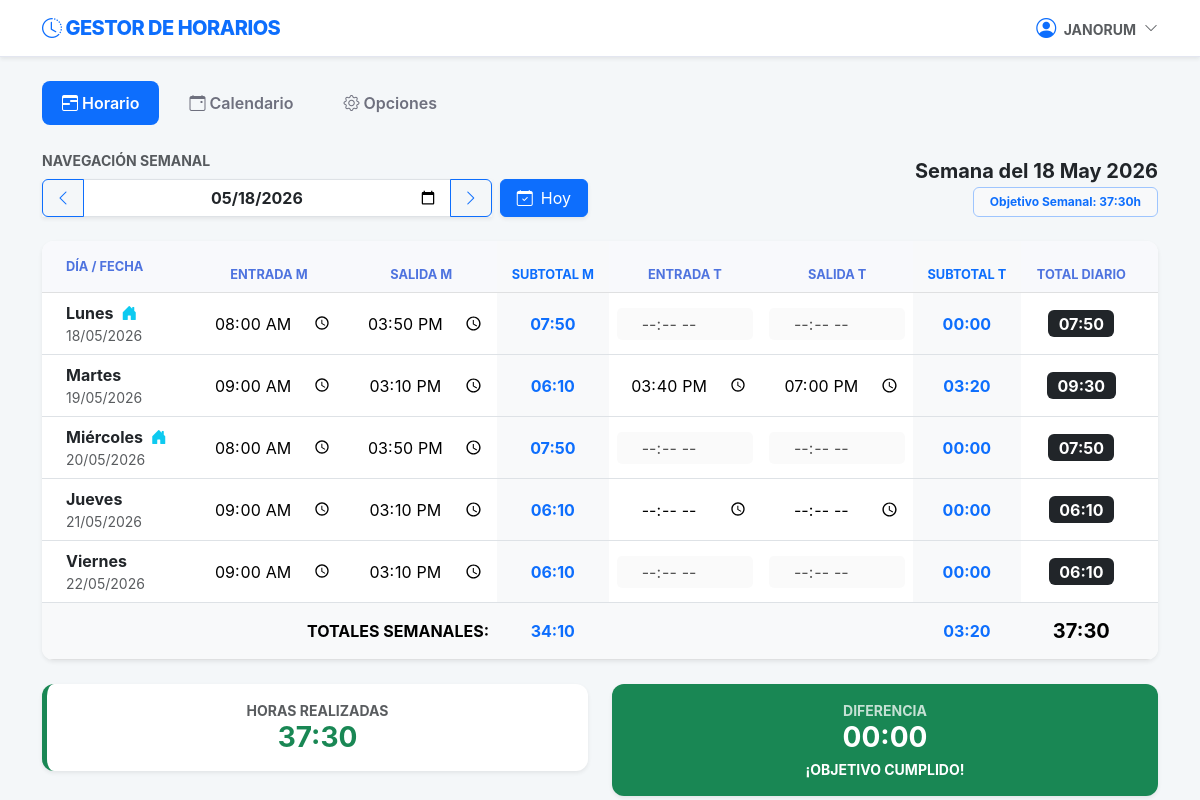
Page /horario/?fecha=2026-05-18 (signed in) on the committed database.
### apps/horario/models.py (models this page shows, shortened)
class RegistroDiario(models.Model):
    usuario = models.ForeignKey(User, on_delete=models.CASCADE, related_name='registros_diarios')
    fecha = models.DateField()
    m_in = models.TimeField(null=True, blank=True)
    m_out = models.TimeField(null=True, blank=True)
    t_in = models.TimeField(null=True, blank=True)
    t_out = models.TimeField(null=True, blank=True)
    categoria = models.CharField(max_length=50, null=True, blank=True)
    es_teletrabajo = models.BooleanField(default=False)
    es_periodo_especial = models.BooleanField(default=False)
    horas_m = models.FloatField(default=0.0)
    horas_t = models.FloatField(default=0.0)
    class Meta:
        ordering = ['-fecha']
        unique_together = ['usuario', 'fecha']

### apps/horario/views.py (the view)
# urls.py: path('', HorarioSemanalView.as_view(), name='ver_horario'),
class HorarioSemanalView(LoginRequiredMixin, View):
    template_name = 'horario/horario.html'
    def get(self, request, *args, **kwargs):
        fecha_str = request.GET.get('fecha')
        fecha_ref = datetime.strptime(fecha_str, '%Y-%m-%d').date() if fecha_str else date.today()
        datos_semana = HorarioService.obtener_datos_semana(fecha_ref, usuario=request.user)
        lunes = datos_semana['lunes']
        fecha_anterior = lunes - timedelta(days=7)
        fecha_posterior = lunes + timedelta(days=7)
        festivos_oficiales = holidays.CountryHoliday('ES', prov='GA', years=fecha_ref.year)
        total_semanal_decimal = 0.0
        for dia in datos_semana.get('dias', []):
            fecha_dia = dia['fecha']
            reg = dia['reg']
            dia_semana_num = str(fecha_dia.isoweekday())
            evento_calendario = EventoCalendario.objects.filter(usuario=request.user, fecha=fecha_dia).first()
            festivo_recurrente = FestivoEspecial.objects.filter(usuario=request.user, dia=fecha_dia.day, mes=fecha_dia.month).first()
            nombre_oficial = festivos_oficiales.get(fecha_dia)
            if nombre_oficial or evento_calendario or festivo_recurrente:
                config = HorarioService.obtener_config_por_fecha(request.user, fecha_dia)
                horas_festivo = getattr(config, 'horas_festivo', 7.5)
                horas_str = HorarioService.decimal_a_hhmm(horas_festivo)
                dia['es_festivo'] = True
                if evento_calendario:
                    dia['tipo_evento'] = evento_calendario.get_tipo_display()
                    dia['descripcion_evento'] = evento_calendario.descripcion or "Evento registrado en calendario"
                elif festivo_recurrente:
                    dia['tipo_evento'] = festivo_recurrente.nombre
                    dia['descripcion_evento'] = "Festivo recurrente configurado"
                else:
                    dia['tipo_evento'] = CalendarioService.traducir_festivo(nombre_oficial)
                    dia['descripcion_evento'] = "Festivo oficial"
                dia['total_m_str'], dia['total_t_str'], dia['total_dia_str'] = horas_str, "00:00", horas_str
                dia['alertas'], dia['incumple'], dia['tiene_tarde'] = [], False, False
            else:
                dia['es_festivo'] = False
                config = HorarioService.obtener_config_por_fecha(request.user, fecha_dia)
                raw_dias = getattr(config, 'dias_obligatorios_tarde', "")
                lista_tardes = [d.strip() for d in str(raw_dias).split(',') if d.strip()]
                dia['tiene_tarde'] = dia_semana_num in lista_tardes
                if not (reg.m_in or reg.m_out or reg.t_in or reg.t_out):
                    defaults = self._obtener_defaults(request.user, config, int(dia_semana_num))
                    if defaults:
                        reg.m_in, reg.m_out = defaults.m_in, defaults.m_out
                        reg.t_in, reg.t_out = defaults.t_in, defaults.t_out
                h_m, h_t = HorarioService.calcular_horas_reales(reg, config, fecha_dia)
                dia['alertas'], dia['incumple'] = HorarioService.validar_registro(reg, config)
                dia['total_m_str'] = HorarioService.decimal_a_hhmm(h_m)
                dia['total_t_str'] = HorarioService.decimal_a_hhmm(h_t)
                dia['total_dia_str'] = HorarioService.decimal_a_hhmm(h_m + h_t)
                dia['config_nombre'] = config.nombre if isinstance(config, HorarioEspecial) else "Horario Base"
            total_semanal_decimal += HorarioService.hhmm_a_decimal(dia['total_dia_str'])
        objetivo = HorarioService.obtener_objetivo_semanal(request.user)
        datos_semana['totales_semanales']['total'] = HorarioService.decimal_a_hhmm(total_semanal_decimal)
        datos_semana['faltan_str'] = HorarioService.decimal_a_hhmm(max(0, objetivo - total_semanal_decimal))
        datos_semana['cumple'] = total_semanal_decimal >= objetivo
        context = {
            **datos_semana,
            'fecha_ref': fecha_ref,
            'fecha_hoy': date.today(),
            'fecha_anterior': fecha_anterior.strftime('%Y-%m-%d'),
            'fecha_posterior': fecha_posterior.strftime('%Y-%m-%d'),
            'config': ConfiguracionHorario.objects.get_or_create(usuario=request.user)[0],
        }
        return render(request, self.template_name, context)
    def _obtener_defaults(self, usuario, config, dia_sem):
        if isinstance(config, HorarioEspecial):
            return DiaHorarioEspecial.objects.filter(periodo=config, dia_semana=dia_sem).first()
        return HorarioDefecto.objects.filter(usuario=usuario, dia_semana=dia_sem).first()

### apps/horario/templates/horario/horario.html (shortened to what this page needs)
{% extends "base.html" %}
{% block content %}
<div class="row mb-4 align-items-end">
    <div class="col-md-6">
        <label class="form-label small fw-bold text-muted text-uppercase">Navegación Semanal</label>
        <form id="form-fecha" method="GET" class="d-flex gap-2">
            <div class="input-group shadow-sm">
                <a href="?fecha={{ fecha_anterior }}" class="btn btn-outline-primary d-flex align-items-center" title="Semana anterior">
                    <i class="bi bi-chevron-left"></i>
                </a>
                <input type="date" name="fecha" id="input-fecha" class="form-control text-center fw-bold"
                       value="{{ fecha_ref|date:'Y-m-d' }}" onchange="this.form.submit()">
                <a href="?fecha={{ fecha_posterior }}" class="btn btn-outline-primary d-flex align-items-center" title="Semana siguiente">
                    <i class="bi bi-chevron-right"></i>
                </a>
            </div>
            <a href="?fecha={{ fecha_hoy|date:'Y-m-d' }}" class="btn btn-primary shadow-sm d-flex align-items-center px-3" title="Ir a hoy">
                <i class="bi bi-calendar-check me-2"></i> Hoy
            </a>
        </form>
    </div>
    <div class="col-md-6 text-end">
        <h5 class="fw-bold text-dark mb-1">Semana del {{ lunes|date:"d M Y" }}</h5>
        <span class="badge bg-light text-primary border border-primary-subtle px-3 py-2">
            Objetivo Semanal: <span id="val-objetivo" class="fw-bold">{{ obj_sem_str }}</span>h
        </span>
    </div>
</div>
<div class="row">
    <div class="col-12">
        <div class="card shadow-sm border-0 overflow-hidden">
            <div class="table-responsive">
                <table class="table mb-0 align-middle text-center" id="tabla-horarios">
                    <thead class="table-light">
                        <tr>
                            <th class="text-start ps-4 py-3">Día / Fecha</th>
                            <th>Entrada M</th><th>Salida M</th>
                            <th class="bg-light text-primary">Subtotal M</th>
                            <th>Entrada T</th><th>Salida T</th>
                            <th class="bg-light text-primary">Subtotal T</th>
                            <th class="pe-4">Total Diario</th>
                        </tr>
                    </thead>
                    <tbody>
                        {% for item in dias %}
                        <tr class="row-dia {% if item.es_festivo %}fila-festivo{% endif %}"
                            data-fecha="{{ item.fecha|date:'Y-m-d' }}"
                            data-nombre="{{ item.nombre }}"
                            data-festivo="{{ item.es_festivo|yesno:'true,false' }}"
                            data-teletrabajo="{{ item.es_teletrabajo|yesno:'true,false' }}"
                            data-tiene-tarde="{{ item.tiene_tarde|yesno:'true,false' }}">
                            <td class="text-start ps-4">
                                <div class="fw-bold text-dark">{{ item.nombre }}
                                    {% if item.es_teletrabajo %}<i class="bi bi-house-door-fill text-info ms-1" title="Teletrabajo"></i>{% endif %}
                                </div>
                                <div class="small text-muted">{{ item.fecha|date:"d/m/Y" }}</div>
                            </td>
                            {% if item.es_festivo %}
                                <td colspan="2" class="text-center">
                                    <div class="d-flex flex-column align-items-center justify-content-center">
                                        <span class="badge bg-danger bg-opacity-10 text-danger border border-danger border-opacity-25 px-3 py-1 fw-bold">
                                            {{ item.tipo_evento|upper }}
                                        </span>
                                        {% if item.descripcion_evento %}
                                            <small class="text-muted mt-1 fst-italic" style="font-size: 0.75rem;">
                                                {{ item.descripcion_evento }}
                                            </small>
                                        {% endif %}
                                    </div>
                                </td>
                                <td class="bg-light fw-bold text-primary celda-valor-festivo">{{ item.total_m_str }}</td>
                                <td colspan="2" class="text-muted small">-</td>
                                <td class="bg-light fw-bold text-primary">00:00</td>
                            {% else %}
                                <td><input type="time" name="m_in" class="time-input input-val w-100 text-center border-0 bg-transparent" value="{{ item.reg.m_in|time:'H:i' }}"></td>
                                <td><input type="time" name="m_out" class="time-input input-val w-100 text-center border-0 bg-transparent" value="{{ item.reg.m_out|time:'H:i' }}"></td>
                                <td class="bg-light fw-bold text-primary subtotal-m-celda">00:00</td>
                                <td>
                                    <input type="time" name="t_in" class="time-input input-val w-100 text-center border-0 {% if not item.tiene_tarde %}input-disabled{% else %}bg-transparent{% endif %}"
                                           value="{{ item.reg.t_in|time:'H:i' }}" {% if not item.tiene_tarde %}disabled{% endif %}>
                                </td>
                                <td>
                                    <input type="time" name="t_out" class="time-input input-val w-100 text-center border-0 {% if not item.tiene_tarde %}input-disabled{% else %}bg-transparent{% endif %}"
                                           value="{{ item.reg.t_out|time:'H:i' }}" {% if not item.tiene_tarde %}disabled{% endif %}>
                                </td>
                                <td class="bg-light fw-bold text-primary subtotal-t-celda">00:00</td>
                            {% endif %}
                            <td class="pe-4">
                                <span class="badge bg-dark fs-6 total-dia-celda">00:00</span>
                            </td>
                        </tr>
                        {% endfor %}
                    </tbody>
                    <tfoot class="table-light border-top">
                        <tr class="fw-bold text-dark">
                            <td colspan="3" class="text-end py-3">TOTALES SEMANALES:</td>
                            <td class="text-primary" id="footer-total-m">00:00</td>
                            <td colspan="2"></td>
                            <td class="text-primary" id="footer-total-t">00:00</td>
                            <td class="pe-4 fs-5" id="footer-total-gen">00:00</td>
                        </tr>
                    </tfoot>
                </table>
            </div>
        </div>
        <div class="row mt-4">
            <div class="col-md-6">
                <div class="card p-3 border-start border-success border-5 shadow-sm text-center">
                    <small class="text-muted text-uppercase fw-bold">Horas Realizadas</small>
                    <div class="h3 fw-bold mb-0 text-success" id="kpi-realizado">00:00</div>
                </div>
            </div>
            <div class="col-md-6">
                <div id="kpi-status-card" class="card p-3 shadow-sm border-0 text-center h-100 d-flex flex-column justify-content-center transition-all">
                    <small id="kpi-label-dif" class="text-uppercase fw-bold opacity-75">Diferencia</small>
                    <div class="h3 fw-bold mb-0" id="kpi-diferencia">00:00</div>
                    <div class="small fw-bold text-uppercase mt-1" id="kpi-status-text">HORAS PENDIENTES</div>
                </div>
            </div>
        </div>
    </div>
</div>
{% endblock %}

### templates/base.html (shortened to what this page needs)
<!DOCTYPE html>
<html lang="es">
<head>
    <link href="https://cdn.jsdelivr.net/npm/bootstrap@5.3.0/dist/css/bootstrap.min.css" rel="stylesheet">
    <link rel="stylesheet" href="https://cdn.jsdelivr.net/npm/bootstrap-icons@1.11.0/font/bootstrap-icons.css">
</head>
<body>
<nav class="navbar navbar-expand-lg navbar-light mb-4 shadow-sm">
    <div class="container">
        <a class="navbar-brand" href="{% if user.is_authenticated %}{% url 'horario:ver_horario' %}{% else %}{% url 'login' %}{% endif %}">
            <i class="bi bi-clock-history"></i> GESTOR DE HORARIOS
        </a>
        <div class="ms-auto d-flex align-items-center">
            {% if user.is_authenticated %}
                <div class="dropdown user-dropdown">
                    <a class="dropdown-toggle d-flex align-items-center text-muted" id="userMenu" data-bs-toggle="dropdown" aria-expanded="false">
                        <span class="small fw-bold text-uppercase me-2">
                            <i class="bi bi-person-circle text-primary fs-5 me-1"></i> {{ user.username }}
                        </span>
                        <i class="bi bi-chevron-down small"></i>
                    </a>
                </div>
            {% else %}
                <a href="{% url 'login' %}" class="btn btn-sm btn-primary fw-bold px-4">ENTRAR</a>
            {% endif %}
        </div>
    </div>
</nav>
<div class="container">
    {% if user.is_authenticated %}
    <ul class="nav nav-tabs mb-4" id="mainTabs">
        <li class="nav-item">
            <a class="nav-link {% if request.resolver_match.app_name == 'horario' %}active{% endif %}"
               href="{% url 'horario:ver_horario' %}">
               <i class="bi bi-calendar3-range"></i> Horario
            </a>
        </li>
        <li class="nav-item">
            <a class="nav-link {% if request.resolver_match.app_name == 'calendario' %}active{% endif %}"
               href="{% url 'calendario:ver_calendario' %}">
               <i class="bi bi-calendar-event"></i> Calendario
            </a>
        </li>
        <li class="nav-item">
            <a class="nav-link {% if request.resolver_match.app_name == 'opciones' and request.resolver_match.url_name != 'perfil' %}active{% endif %}"
               href="{% url 'opciones:main' %}">
                <i class="bi bi-gear"></i> Opciones
            </a>
        </li>
    </ul>
    {% endif %}
    {% block content %}{% endblock %}
</div>
</body>
</html>

### rows in the picture
RegistroDiario: fecha "18 May 2026", nombre "Lunes", fecha "18/05/2026", m_in "08:00", m_out "15:50"
RegistroDiario: nombre "Martes", fecha "19/05/2026", m_in "09:00", m_out "15:10", t_in "15:40", t_out "19:00"
RegistroDiario: nombre "Miércoles", fecha "20/05/2026", m_in "08:00", m_out "15:50"
RegistroDiario: nombre "Jueves", fecha "21/05/2026", m_in "09:00", m_out "15:10"
RegistroDiario: nombre "Viernes", fecha "22/05/2026", m_in "09:00", m_out "15:10"

### other values in the picture
{{ user.username }} "JANORUM"
{{ obj_sem_str }} "37:30"
